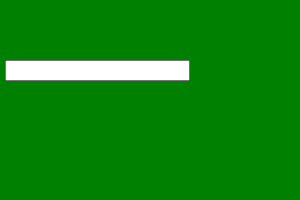
Frame 1 (no input)
Frame 60 (no input): identical to frame 1, image omitted
Frame 120 (the mouse pressed at the canvas centre since frame 60): identical to frame 1, image omitted

The p5.js sketch that drew this single still picture (run headless with seeded random() and noise() and a simulated clock; from frame 60 on, the mouse is pressed at the canvas centre):

// p5.js sketch
// ── sketch.js
//Tema: input = traduzindo entrada: "entrada de dados" var input; var cadastro; 
//Funçao de configuração
 function setup() { 
   createCanvas(300,200); 
   background("green"); 
   input = createInput(); 
   input.position(5,60); 
   
   cadastro = createElement ('h1',"Digite uma vogal: ");   
   textSize(50); 
   textAlign(CENTER); 
  }
   
   //O h1 2 3 4 5 ou 6 determina o tamanho e a importancia do texto 
   
  function draw() {
  var resposta = input.value();
  switch (resposta) {

    case "a":
      console.log ("A letra A é uma vogal voce acertou corretamente!");
     break;   //break interompe o codigo
     case "e":
      console.log ("A letra E é uma vogal voce acertou corretamente!");
     break;   
     case "i":
      console.log ("A letra I é uma vogal voce acertou corretamente!");
     break;   
     case "o":
      console.log ("A letra O é uma vogal voce acertou corretamente!");
     break;   
     case "u":
      console.log ("A letra U é uma vogal voce acertou corretamente!");
     break;   

     default:
       console.log ("por favor insira uma vogal!");

    }
   

}
